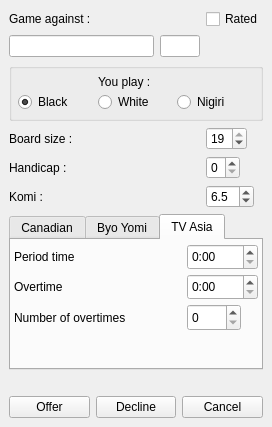
<ui version="4.0" >
 <class>GameDialog</class>
 <widget class="QWidget" name="GameDialog" >
  <property name="geometry" >
   <rect>
    <x>0</x>
    <y>0</y>
    <width>272</width>
    <height>427</height>
   </rect>
  </property>
  <property name="sizePolicy" >
   <sizepolicy vsizetype="Fixed" hsizetype="Fixed" >
    <horstretch>0</horstretch>
    <verstretch>0</verstretch>
   </sizepolicy>
  </property>
  <property name="windowTitle" >
   <string>Form</string>
  </property>
  <property name="windowIcon" >
   <iconset>
    <normaloff/>
   </iconset>
  </property>
  <layout class="QGridLayout" >
   <property name="margin" >
    <number>9</number>
   </property>
   <property name="spacing" >
    <number>6</number>
   </property>
   <item row="7" column="0" colspan="3" >
    <widget class="QLabel" name="refusedLabel" >
     <property name="palette" >
      <palette>
       <active>
        <colorrole role="WindowText" >
         <brush brushstyle="SolidPattern" >
          <color alpha="255" >
           <red>255</red>
           <green>0</green>
           <blue>0</blue>
          </color>
         </brush>
        </colorrole>
        <colorrole role="Button" >
         <brush brushstyle="SolidPattern" >
          <color alpha="255" >
           <red>220</red>
           <green>220</green>
           <blue>220</blue>
          </color>
         </brush>
        </colorrole>
        <colorrole role="Light" >
         <brush brushstyle="SolidPattern" >
          <color alpha="255" >
           <red>255</red>
           <green>255</green>
           <blue>255</blue>
          </color>
         </brush>
        </colorrole>
        <colorrole role="Midlight" >
         <brush brushstyle="SolidPattern" >
          <color alpha="255" >
           <red>237</red>
           <green>237</green>
           <blue>237</blue>
          </color>
         </brush>
        </colorrole>
        <colorrole role="Dark" >
         <brush brushstyle="SolidPattern" >
          <color alpha="255" >
           <red>110</red>
           <green>110</green>
           <blue>110</blue>
          </color>
         </brush>
        </colorrole>
        <colorrole role="Mid" >
         <brush brushstyle="SolidPattern" >
          <color alpha="255" >
           <red>147</red>
           <green>147</green>
           <blue>147</blue>
          </color>
         </brush>
        </colorrole>
        <colorrole role="Text" >
         <brush brushstyle="SolidPattern" >
          <color alpha="255" >
           <red>0</red>
           <green>0</green>
           <blue>0</blue>
          </color>
         </brush>
        </colorrole>
        <colorrole role="BrightText" >
         <brush brushstyle="SolidPattern" >
          <color alpha="255" >
           <red>255</red>
           <green>255</green>
           <blue>255</blue>
          </color>
         </brush>
        </colorrole>
        <colorrole role="ButtonText" >
         <brush brushstyle="SolidPattern" >
          <color alpha="255" >
           <red>0</red>
           <green>0</green>
           <blue>0</blue>
          </color>
         </brush>
        </colorrole>
        <colorrole role="Base" >
         <brush brushstyle="SolidPattern" >
          <color alpha="255" >
           <red>255</red>
           <green>255</green>
           <blue>255</blue>
          </color>
         </brush>
        </colorrole>
        <colorrole role="Window" >
         <brush brushstyle="SolidPattern" >
          <color alpha="255" >
           <red>220</red>
           <green>220</green>
           <blue>220</blue>
          </color>
         </brush>
        </colorrole>
        <colorrole role="Shadow" >
         <brush brushstyle="SolidPattern" >
          <color alpha="255" >
           <red>0</red>
           <green>0</green>
           <blue>0</blue>
          </color>
         </brush>
        </colorrole>
        <colorrole role="AlternateBase" >
         <brush brushstyle="SolidPattern" >
          <color alpha="255" >
           <red>237</red>
           <green>237</green>
           <blue>237</blue>
          </color>
         </brush>
        </colorrole>
       </active>
       <inactive>
        <colorrole role="WindowText" >
         <brush brushstyle="SolidPattern" >
          <color alpha="255" >
           <red>255</red>
           <green>0</green>
           <blue>0</blue>
          </color>
         </brush>
        </colorrole>
        <colorrole role="Button" >
         <brush brushstyle="SolidPattern" >
          <color alpha="255" >
           <red>220</red>
           <green>220</green>
           <blue>220</blue>
          </color>
         </brush>
        </colorrole>
        <colorrole role="Light" >
         <brush brushstyle="SolidPattern" >
          <color alpha="255" >
           <red>255</red>
           <green>255</green>
           <blue>255</blue>
          </color>
         </brush>
        </colorrole>
        <colorrole role="Midlight" >
         <brush brushstyle="SolidPattern" >
          <color alpha="255" >
           <red>237</red>
           <green>237</green>
           <blue>237</blue>
          </color>
         </brush>
        </colorrole>
        <colorrole role="Dark" >
         <brush brushstyle="SolidPattern" >
          <color alpha="255" >
           <red>110</red>
           <green>110</green>
           <blue>110</blue>
          </color>
         </brush>
        </colorrole>
        <colorrole role="Mid" >
         <brush brushstyle="SolidPattern" >
          <color alpha="255" >
           <red>147</red>
           <green>147</green>
           <blue>147</blue>
          </color>
         </brush>
        </colorrole>
        <colorrole role="Text" >
         <brush brushstyle="SolidPattern" >
          <color alpha="255" >
           <red>0</red>
           <green>0</green>
           <blue>0</blue>
          </color>
         </brush>
        </colorrole>
        <colorrole role="BrightText" >
         <brush brushstyle="SolidPattern" >
          <color alpha="255" >
           <red>255</red>
           <green>255</green>
           <blue>255</blue>
          </color>
         </brush>
        </colorrole>
        <colorrole role="ButtonText" >
         <brush brushstyle="SolidPattern" >
          <color alpha="255" >
           <red>0</red>
           <green>0</green>
           <blue>0</blue>
          </color>
         </brush>
        </colorrole>
        <colorrole role="Base" >
         <brush brushstyle="SolidPattern" >
          <color alpha="255" >
           <red>255</red>
           <green>255</green>
           <blue>255</blue>
          </color>
         </brush>
        </colorrole>
        <colorrole role="Window" >
         <brush brushstyle="SolidPattern" >
          <color alpha="255" >
           <red>220</red>
           <green>220</green>
           <blue>220</blue>
          </color>
         </brush>
        </colorrole>
        <colorrole role="Shadow" >
         <brush brushstyle="SolidPattern" >
          <color alpha="255" >
           <red>0</red>
           <green>0</green>
           <blue>0</blue>
          </color>
         </brush>
        </colorrole>
        <colorrole role="AlternateBase" >
         <brush brushstyle="SolidPattern" >
          <color alpha="255" >
           <red>237</red>
           <green>237</green>
           <blue>237</blue>
          </color>
         </brush>
        </colorrole>
       </inactive>
       <disabled>
        <colorrole role="WindowText" >
         <brush brushstyle="SolidPattern" >
          <color alpha="255" >
           <red>110</red>
           <green>110</green>
           <blue>110</blue>
          </color>
         </brush>
        </colorrole>
        <colorrole role="Button" >
         <brush brushstyle="SolidPattern" >
          <color alpha="255" >
           <red>220</red>
           <green>220</green>
           <blue>220</blue>
          </color>
         </brush>
        </colorrole>
        <colorrole role="Light" >
         <brush brushstyle="SolidPattern" >
          <color alpha="255" >
           <red>255</red>
           <green>255</green>
           <blue>255</blue>
          </color>
         </brush>
        </colorrole>
        <colorrole role="Midlight" >
         <brush brushstyle="SolidPattern" >
          <color alpha="255" >
           <red>237</red>
           <green>237</green>
           <blue>237</blue>
          </color>
         </brush>
        </colorrole>
        <colorrole role="Dark" >
         <brush brushstyle="SolidPattern" >
          <color alpha="255" >
           <red>110</red>
           <green>110</green>
           <blue>110</blue>
          </color>
         </brush>
        </colorrole>
        <colorrole role="Mid" >
         <brush brushstyle="SolidPattern" >
          <color alpha="255" >
           <red>147</red>
           <green>147</green>
           <blue>147</blue>
          </color>
         </brush>
        </colorrole>
        <colorrole role="Text" >
         <brush brushstyle="SolidPattern" >
          <color alpha="255" >
           <red>110</red>
           <green>110</green>
           <blue>110</blue>
          </color>
         </brush>
        </colorrole>
        <colorrole role="BrightText" >
         <brush brushstyle="SolidPattern" >
          <color alpha="255" >
           <red>255</red>
           <green>255</green>
           <blue>255</blue>
          </color>
         </brush>
        </colorrole>
        <colorrole role="ButtonText" >
         <brush brushstyle="SolidPattern" >
          <color alpha="255" >
           <red>110</red>
           <green>110</green>
           <blue>110</blue>
          </color>
         </brush>
        </colorrole>
        <colorrole role="Base" >
         <brush brushstyle="SolidPattern" >
          <color alpha="255" >
           <red>220</red>
           <green>220</green>
           <blue>220</blue>
          </color>
         </brush>
        </colorrole>
        <colorrole role="Window" >
         <brush brushstyle="SolidPattern" >
          <color alpha="255" >
           <red>220</red>
           <green>220</green>
           <blue>220</blue>
          </color>
         </brush>
        </colorrole>
        <colorrole role="Shadow" >
         <brush brushstyle="SolidPattern" >
          <color alpha="255" >
           <red>0</red>
           <green>0</green>
           <blue>0</blue>
          </color>
         </brush>
        </colorrole>
        <colorrole role="AlternateBase" >
         <brush brushstyle="SolidPattern" >
          <color alpha="255" >
           <red>220</red>
           <green>220</green>
           <blue>220</blue>
          </color>
         </brush>
        </colorrole>
       </disabled>
      </palette>
     </property>
     <property name="font" >
      <font>
       <weight>75</weight>
       <bold>true</bold>
      </font>
     </property>
     <property name="text" >
      <string/>
     </property>
     <property name="alignment" >
      <set>Qt::AlignCenter</set>
     </property>
    </widget>
   </item>
   <item row="1" column="0" >
    <widget class="QLineEdit" name="playerOpponentEdit" >
     <property name="autoFillBackground" >
      <bool>false</bool>
     </property>
     <property name="readOnly" >
      <bool>true</bool>
     </property>
    </widget>
   </item>
   <item row="6" column="0" colspan="3" >
    <widget class="QTabWidget" name="timeTab" >
     <property name="currentIndex" >
      <number>2</number>
     </property>
     <widget class="QWidget" name="tab" >
      <attribute name="title" >
       <string>Canadian</string>
      </attribute>
      <widget class="QSpinBox" name="stonesSpin" >
       <property name="geometry" >
        <rect>
         <x>176</x>
         <y>64</y>
         <width>54</width>
         <height>27</height>
        </rect>
       </property>
       <property name="sizePolicy" >
        <sizepolicy vsizetype="Fixed" hsizetype="Fixed" >
         <horstretch>0</horstretch>
         <verstretch>0</verstretch>
        </sizepolicy>
       </property>
      </widget>
      <widget class="QLabel" name="label_14" >
       <property name="geometry" >
        <rect>
         <x>3</x>
         <y>64</y>
         <width>170</width>
         <height>27</height>
        </rect>
       </property>
       <property name="text" >
        <string>Number of stones</string>
       </property>
      </widget>
      <widget class="QTimeEdit" name="stonesTimeSpin" >
       <property name="geometry" >
        <rect>
         <x>176</x>
         <y>34</y>
         <width>71</width>
         <height>26</height>
        </rect>
       </property>
       <property name="sizePolicy" >
        <sizepolicy vsizetype="Fixed" hsizetype="Fixed" >
         <horstretch>0</horstretch>
         <verstretch>0</verstretch>
        </sizepolicy>
       </property>
       <property name="displayFormat" >
        <string>m:ss</string>
       </property>
      </widget>
      <widget class="QTimeEdit" name="timeSpin" >
       <property name="geometry" >
        <rect>
         <x>176</x>
         <y>4</y>
         <width>71</width>
         <height>26</height>
        </rect>
       </property>
       <property name="sizePolicy" >
        <sizepolicy vsizetype="Fixed" hsizetype="Fixed" >
         <horstretch>0</horstretch>
         <verstretch>0</verstretch>
        </sizepolicy>
       </property>
       <property name="displayFormat" >
        <string>m:ss</string>
       </property>
      </widget>
      <widget class="QLabel" name="label_15" >
       <property name="geometry" >
        <rect>
         <x>3</x>
         <y>34</y>
         <width>170</width>
         <height>26</height>
        </rect>
       </property>
       <property name="text" >
        <string>Time per stones</string>
       </property>
      </widget>
      <widget class="QLabel" name="label_16" >
       <property name="geometry" >
        <rect>
         <x>3</x>
         <y>4</y>
         <width>170</width>
         <height>26</height>
        </rect>
       </property>
       <property name="text" >
        <string>Main Time</string>
       </property>
      </widget>
     </widget>
     <widget class="QWidget" name="tab_2" >
      <attribute name="title" >
       <string>Byo Yomi</string>
      </attribute>
      <layout class="QGridLayout" >
       <property name="margin" >
        <number>3</number>
       </property>
       <property name="spacing" >
        <number>3</number>
       </property>
       <item row="0" column="1" >
        <widget class="QTimeEdit" name="BYTimeSpin" >
         <property name="sizePolicy" >
          <sizepolicy vsizetype="Fixed" hsizetype="Fixed" >
           <horstretch>0</horstretch>
           <verstretch>0</verstretch>
          </sizepolicy>
         </property>
         <property name="displayFormat" >
          <string>m:ss</string>
         </property>
        </widget>
       </item>
       <item row="1" column="1" >
        <widget class="QTimeEdit" name="BYPeriodTimeSpin" >
         <property name="sizePolicy" >
          <sizepolicy vsizetype="Fixed" hsizetype="Fixed" >
           <horstretch>0</horstretch>
           <verstretch>0</verstretch>
          </sizepolicy>
         </property>
         <property name="displayFormat" >
          <string>m:ss</string>
         </property>
        </widget>
       </item>
       <item row="2" column="1" >
        <widget class="QSpinBox" name="BYPeriodsSpin" >
         <property name="sizePolicy" >
          <sizepolicy vsizetype="Fixed" hsizetype="Fixed" >
           <horstretch>0</horstretch>
           <verstretch>0</verstretch>
          </sizepolicy>
         </property>
        </widget>
       </item>
       <item row="1" column="0" >
        <widget class="QLabel" name="label_4" >
         <property name="text" >
          <string>Period time</string>
         </property>
        </widget>
       </item>
       <item row="2" column="0" >
        <widget class="QLabel" name="label_5" >
         <property name="text" >
          <string>Number of periods</string>
         </property>
        </widget>
       </item>
       <item row="0" column="0" >
        <widget class="QLabel" name="label_3" >
         <property name="text" >
          <string>Main Time</string>
         </property>
        </widget>
       </item>
      </layout>
     </widget>
     <widget class="QWidget" name="tab_5" >
      <attribute name="title" >
       <string>TV Asia</string>
      </attribute>
      <widget class="QSpinBox" name="ASIAPeriodsSpin" >
       <property name="geometry" >
        <rect>
         <x>176</x>
         <y>64</y>
         <width>54</width>
         <height>27</height>
        </rect>
       </property>
       <property name="sizePolicy" >
        <sizepolicy vsizetype="Fixed" hsizetype="Fixed" >
         <horstretch>0</horstretch>
         <verstretch>0</verstretch>
        </sizepolicy>
       </property>
      </widget>
      <widget class="QLabel" name="label_17" >
       <property name="geometry" >
        <rect>
         <x>3</x>
         <y>64</y>
         <width>170</width>
         <height>27</height>
        </rect>
       </property>
       <property name="text" >
        <string>Number of overtimes</string>
       </property>
      </widget>
      <widget class="QTimeEdit" name="ASIAPeriodTimeSpin" >
       <property name="geometry" >
        <rect>
         <x>176</x>
         <y>34</y>
         <width>71</width>
         <height>26</height>
        </rect>
       </property>
       <property name="sizePolicy" >
        <sizepolicy vsizetype="Fixed" hsizetype="Fixed" >
         <horstretch>0</horstretch>
         <verstretch>0</verstretch>
        </sizepolicy>
       </property>
       <property name="displayFormat" >
        <string>m:ss</string>
       </property>
      </widget>
      <widget class="QTimeEdit" name="ASIATimeSpin" >
       <property name="geometry" >
        <rect>
         <x>176</x>
         <y>4</y>
         <width>71</width>
         <height>26</height>
        </rect>
       </property>
       <property name="sizePolicy" >
        <sizepolicy vsizetype="Fixed" hsizetype="Fixed" >
         <horstretch>0</horstretch>
         <verstretch>0</verstretch>
        </sizepolicy>
       </property>
       <property name="displayFormat" >
        <string>m:ss</string>
       </property>
      </widget>
      <widget class="QLabel" name="label_18" >
       <property name="geometry" >
        <rect>
         <x>3</x>
         <y>34</y>
         <width>170</width>
         <height>26</height>
        </rect>
       </property>
       <property name="text" >
        <string>Overtime</string>
       </property>
      </widget>
      <widget class="QLabel" name="label_19" >
       <property name="geometry" >
        <rect>
         <x>3</x>
         <y>4</y>
         <width>170</width>
         <height>26</height>
        </rect>
       </property>
       <property name="text" >
        <string>Period time</string>
       </property>
      </widget>
     </widget>
    </widget>
   </item>
   <item row="3" column="0" colspan="2" >
    <widget class="QLabel" name="label_8" >
     <property name="text" >
      <string>Board size :</string>
     </property>
    </widget>
   </item>
   <item row="4" column="0" colspan="2" >
    <widget class="QLabel" name="label_10" >
     <property name="text" >
      <string>Handicap :</string>
     </property>
    </widget>
   </item>
   <item row="2" column="0" colspan="3" >
    <widget class="QGroupBox" name="groupBox" >
     <property name="title" >
      <string/>
     </property>
     <property name="flat" >
      <bool>true</bool>
     </property>
     <property name="checkable" >
      <bool>false</bool>
     </property>
     <layout class="QGridLayout" >
      <property name="margin" >
       <number>6</number>
      </property>
      <property name="spacing" >
       <number>3</number>
      </property>
      <item row="1" column="2" >
       <widget class="QRadioButton" name="play_nigiri_button" >
        <property name="text" >
         <string>Nigiri</string>
        </property>
       </widget>
      </item>
      <item row="1" column="1" >
       <widget class="QRadioButton" name="play_white_button" >
        <property name="text" >
         <string>White</string>
        </property>
       </widget>
      </item>
      <item row="1" column="0" >
       <widget class="QRadioButton" name="play_black_button" >
        <property name="text" >
         <string>Black</string>
        </property>
        <property name="checked" >
         <bool>true</bool>
        </property>
       </widget>
      </item>
      <item row="0" column="1" >
       <widget class="QLabel" name="label_7" >
        <property name="text" >
         <string>You play :</string>
        </property>
       </widget>
      </item>
     </layout>
    </widget>
   </item>
   <item row="5" column="0" colspan="2" >
    <widget class="QLabel" name="label_9" >
     <property name="text" >
      <string>Komi :</string>
     </property>
    </widget>
   </item>
   <item row="5" column="2" >
    <widget class="QSpinBox" name="komiSpin" >
     <property name="sizePolicy" >
      <sizepolicy vsizetype="Fixed" hsizetype="Fixed" >
       <horstretch>0</horstretch>
       <verstretch>0</verstretch>
      </sizepolicy>
     </property>
     <property name="readOnly" >
      <bool>false</bool>
     </property>
     <property name="suffix" >
      <string>.5</string>
     </property>
     <property name="minimum" >
      <number>-9</number>
     </property>
     <property name="maximum" >
      <number>9</number>
     </property>
     <property name="value" >
      <number>6</number>
     </property>
    </widget>
   </item>
   <item row="4" column="2" >
    <widget class="QSpinBox" name="handicapSpin" >
     <property name="sizePolicy" >
      <sizepolicy vsizetype="Fixed" hsizetype="Fixed" >
       <horstretch>0</horstretch>
       <verstretch>0</verstretch>
      </sizepolicy>
     </property>
     <property name="specialValueText" >
      <string>0</string>
     </property>
     <property name="minimum" >
      <number>1</number>
     </property>
     <property name="maximum" >
      <number>9</number>
     </property>
     <property name="value" >
      <number>1</number>
     </property>
    </widget>
   </item>
   <item row="3" column="2" >
    <widget class="QSpinBox" name="boardSizeSpin" >
     <property name="sizePolicy" >
      <sizepolicy vsizetype="Fixed" hsizetype="Fixed" >
       <horstretch>0</horstretch>
       <verstretch>0</verstretch>
      </sizepolicy>
     </property>
     <property name="minimum" >
      <number>4</number>
     </property>
     <property name="maximum" >
      <number>19</number>
     </property>
     <property name="value" >
      <number>19</number>
     </property>
    </widget>
   </item>
   <item row="0" column="0" colspan="2" >
    <widget class="QLabel" name="label_6" >
     <property name="text" >
      <string>Game against :</string>
     </property>
    </widget>
   </item>
   <item row="8" column="0" colspan="3" >
    <layout class="QHBoxLayout" >
     <property name="spacing" >
      <number>6</number>
     </property>
     <property name="margin" >
      <number>0</number>
     </property>
     <item>
      <widget class="QPushButton" name="buttonOffer" >
       <property name="text" >
        <string>Offer</string>
       </property>
       <property name="checkable" >
        <bool>true</bool>
       </property>
       <property name="flat" >
        <bool>false</bool>
       </property>
      </widget>
     </item>
     <item>
      <widget class="QPushButton" name="buttonDecline" >
       <property name="text" >
        <string>Decline</string>
       </property>
      </widget>
     </item>
     <item>
      <widget class="QPushButton" name="buttonCancel" >
       <property name="text" >
        <string>Cancel</string>
       </property>
      </widget>
     </item>
    </layout>
   </item>
   <item row="1" column="1" >
    <widget class="QLineEdit" name="playerOpponentRkEdit" >
     <property name="sizePolicy" >
      <sizepolicy vsizetype="Fixed" hsizetype="Fixed" >
       <horstretch>0</horstretch>
       <verstretch>0</verstretch>
      </sizepolicy>
     </property>
     <property name="maximumSize" >
      <size>
       <width>40</width>
       <height>16777215</height>
      </size>
     </property>
     <property name="readOnly" >
      <bool>true</bool>
     </property>
    </widget>
   </item>
   <item row="0" column="2" >
    <widget class="QCheckBox" name="ratedCB" >
     <property name="text" >
      <string>Rated</string>
     </property>
    </widget>
   </item>
  </layout>
 </widget>
 <resources>
  <include location="application.qrc" />
 </resources>
 <connections/>
</ui>
